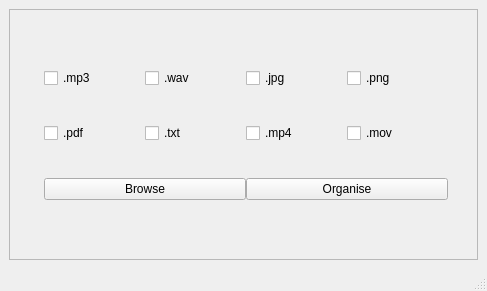
<?xml version="1.0" encoding="UTF-8"?>
<ui version="4.0">
 <class>file_organiser</class>
 <widget class="QMainWindow" name="file_organiser">
  <property name="geometry">
   <rect>
    <x>0</x>
    <y>0</y>
    <width>487</width>
    <height>291</height>
   </rect>
  </property>
  <property name="minimumSize">
   <size>
    <width>487</width>
    <height>291</height>
   </size>
  </property>
  <property name="windowTitle">
   <string>File Organiser</string>
  </property>
  <widget class="QWidget" name="centralwidget">
   <property name="styleSheet">
    <string notr="true">color:black;</string>
   </property>
   <layout class="QGridLayout" name="gridLayout_2">
    <item row="0" column="0">
     <widget class="QFrame" name="frame">
      <property name="frameShape">
       <enum>QFrame::StyledPanel</enum>
      </property>
      <property name="frameShadow">
       <enum>QFrame::Raised</enum>
      </property>
      <layout class="QGridLayout" name="gridLayout_3">
       <item row="0" column="0">
        <layout class="QGridLayout" name="gridLayout">
         <property name="leftMargin">
          <number>25</number>
         </property>
         <property name="rightMargin">
          <number>20</number>
         </property>
         <property name="horizontalSpacing">
          <number>6</number>
         </property>
         <property name="verticalSpacing">
          <number>35</number>
         </property>
         <item row="0" column="0">
          <layout class="QHBoxLayout" name="horizontalLayout_4">
           <item>
            <widget class="QCheckBox" name="cb_mp3">
             <property name="text">
              <string>.mp3</string>
             </property>
            </widget>
           </item>
           <item>
            <widget class="QCheckBox" name="cb_wav">
             <property name="text">
              <string>.wav</string>
             </property>
            </widget>
           </item>
           <item>
            <widget class="QCheckBox" name="cb_jpg">
             <property name="text">
              <string>.jpg</string>
             </property>
            </widget>
           </item>
           <item>
            <widget class="QCheckBox" name="cb_png">
             <property name="text">
              <string>.png</string>
             </property>
            </widget>
           </item>
          </layout>
         </item>
         <item row="1" column="0">
          <layout class="QHBoxLayout" name="horizontalLayout_5">
           <item>
            <widget class="QCheckBox" name="cb_pdf">
             <property name="text">
              <string>.pdf</string>
             </property>
            </widget>
           </item>
           <item>
            <widget class="QCheckBox" name="cb_txt">
             <property name="text">
              <string>.txt</string>
             </property>
            </widget>
           </item>
           <item>
            <widget class="QCheckBox" name="cb_mp4">
             <property name="text">
              <string>.mp4</string>
             </property>
            </widget>
           </item>
           <item>
            <widget class="QCheckBox" name="cb_mov">
             <property name="text">
              <string>.mov</string>
             </property>
            </widget>
           </item>
          </layout>
         </item>
         <item row="2" column="0">
          <layout class="QHBoxLayout" name="horizontalLayout_6">
           <item>
            <widget class="QPushButton" name="pb_browse">
             <property name="text">
              <string>Browse</string>
             </property>
            </widget>
           </item>
           <item>
            <widget class="QPushButton" name="pb_organise">
             <property name="text">
              <string>Organise</string>
             </property>
            </widget>
           </item>
          </layout>
         </item>
        </layout>
       </item>
      </layout>
     </widget>
    </item>
   </layout>
  </widget>
  <widget class="QMenuBar" name="menubar">
   <property name="geometry">
    <rect>
     <x>0</x>
     <y>0</y>
     <width>487</width>
     <height>20</height>
    </rect>
   </property>
  </widget>
  <widget class="QStatusBar" name="statusbar"/>
 </widget>
 <tabstops>
  <tabstop>cb_mp3</tabstop>
  <tabstop>cb_wav</tabstop>
  <tabstop>cb_jpg</tabstop>
  <tabstop>cb_png</tabstop>
  <tabstop>cb_pdf</tabstop>
  <tabstop>cb_txt</tabstop>
  <tabstop>cb_mp4</tabstop>
  <tabstop>cb_mov</tabstop>
  <tabstop>pb_browse</tabstop>
  <tabstop>pb_organise</tabstop>
 </tabstops>
 <resources/>
 <connections/>
</ui>
